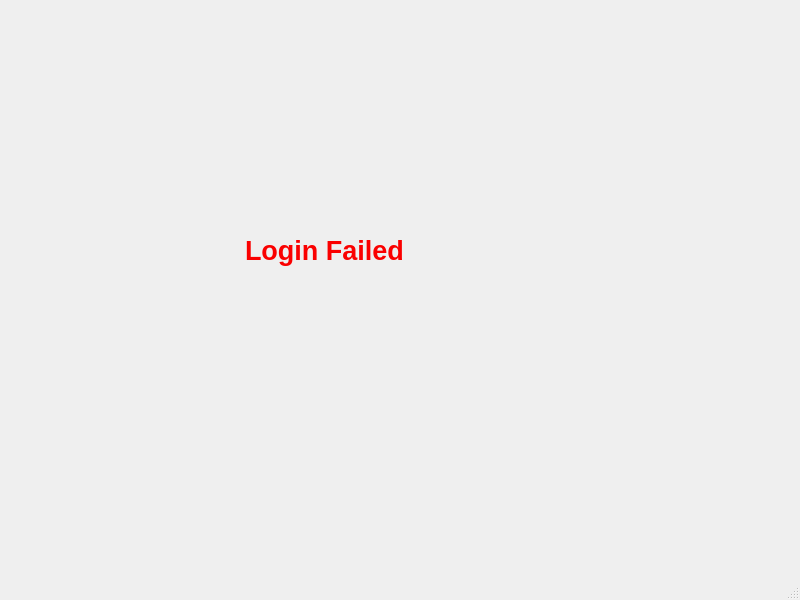
<?xml version="1.0" encoding="UTF-8"?>
<ui version="4.0">
 <class>LogFailed</class>
 <widget class="QMainWindow" name="LogFailed">
  <property name="geometry">
   <rect>
    <x>0</x>
    <y>0</y>
    <width>800</width>
    <height>600</height>
   </rect>
  </property>
  <property name="windowTitle">
   <string>MainWindow</string>
  </property>
  <widget class="QWidget" name="centralwidget">
   <widget class="QLabel" name="label">
    <property name="geometry">
     <rect>
      <x>80</x>
      <y>220</y>
      <width>451</width>
      <height>61</height>
     </rect>
    </property>
    <property name="font">
     <font>
      <pointsize>16</pointsize>
      <weight>75</weight>
      <bold>true</bold>
     </font>
    </property>
    <property name="text">
     <string>&lt;!DOCTYPE HTML PUBLIC &quot;-//W3C//DTD HTML 4.0//EN&quot; &quot;http://www.w3.org/TR/REC-html40/strict.dtd&quot;&gt;
&lt;html&gt;&lt;head&gt;&lt;meta name=&quot;qrichtext&quot; content=&quot;1&quot; /&gt;&lt;style type=&quot;text/css&quot;&gt;
p, li { white-space: pre-wrap; }
&lt;/style&gt;&lt;/head&gt;&lt;body style=&quot; font-family:'MS Shell Dlg 2'; font-size:16pt; font-weight:600; font-style:normal;&quot;&gt;
&lt;p style=&quot; margin-top:0px; margin-bottom:0px; margin-left:0px; margin-right:0px; -qt-block-indent:0; text-indent:0px;&quot;&gt;&lt;span style=&quot; font-size:20pt; color:#fa0000;&quot;&gt;                      Login Failed&lt;/span&gt;&lt;/p&gt;&lt;/body&gt;&lt;/html&gt;</string>
    </property>
   </widget>
  </widget>
  <widget class="QMenuBar" name="menubar">
   <property name="geometry">
    <rect>
     <x>0</x>
     <y>0</y>
     <width>800</width>
     <height>26</height>
    </rect>
   </property>
  </widget>
  <widget class="QStatusBar" name="statusbar"/>
 </widget>
 <resources/>
 <connections/>
</ui>
